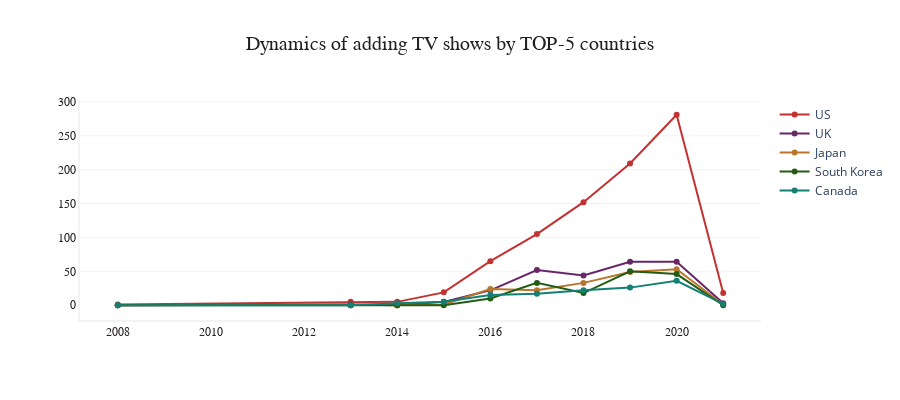

Source (notebook cell):
### Code cell
fig2.update_layout(height=400)

### Figure 1 — Plotly figure (JSON) as saved in the notebook; plotly's stock layout.template omitted (floating-point values rounded to 4 significant figures)
{"data": [{"marker": {"color": "#c43131"}, "mode": "lines+markers", "name": "US", "type": "scatter", "x": [2008, 2013, 2014, 2015, 2016, 2017, 2018, 2019, 2020, 2021], "y": [1, 5, 5, 19, 65, 105, 152, 209, 281, 18]}, {"marker": {"color": "#672669"}, "mode": "lines+markers", "name": "UK", "type": "scatter", "x": [2008, 2013, 2014, 2015, 2016, 2017, 2018, 2019, 2020, 2021], "y": [0, 1, 0, 5, 22, 52, 44, 64, 64, 3]}, {"marker": {"color": "#b8762a"}, "mode": "lines+markers", "name": "Japan", "type": "scatter", "x": [2008, 2013, 2014, 2015, 2016, 2017, 2018, 2019, 2020, 2021], "y": [0, 0, 0, 1, 24, 22, 33, 49, 53, 1]}, {"marker": {"color": "#245c16"}, "mode": "lines+markers", "name": "South Korea", "type": "scatter", "x": [2008, 2013, 2014, 2015, 2016, 2017, 2018, 2019, 2020, 2021], "y": [0, 0, 0, 0, 10, 33, 18, 50, 46, 0]}, {"marker": {"color": "#147f73"}, "mode": "lines+markers", "name": "Canada", "type": "scatter", "x": [2008, 2013, 2014, 2015, 2016, 2017, 2018, 2019, 2020, 2021], "y": [0, 0, 3, 5, 15, 17, 22, 26, 36, 2]}], "layout": {"height": 400, "plot_bgcolor": "white", "title": {"font": {"color": "#221f1f", "family": "Calibri Black", "size": 20}, "text": "Dynamics of adding TV shows by TOP-5 countries", "x": 0.5}, "xaxis": {"linecolor": "#f5f2f2", "linewidth": 2, "showline": true, "tickfont": {"color": "#221f1f", "family": "Arial", "size": 12}}, "yaxis": {"gridcolor": "#f5f2f2", "gridwidth": 1, "linecolor": "#f5f2f2", "linewidth": 2, "showgrid": true, "showline": true, "tickfont": {"color": "#221f1f", "family": "Arial", "size": 12}}}}
